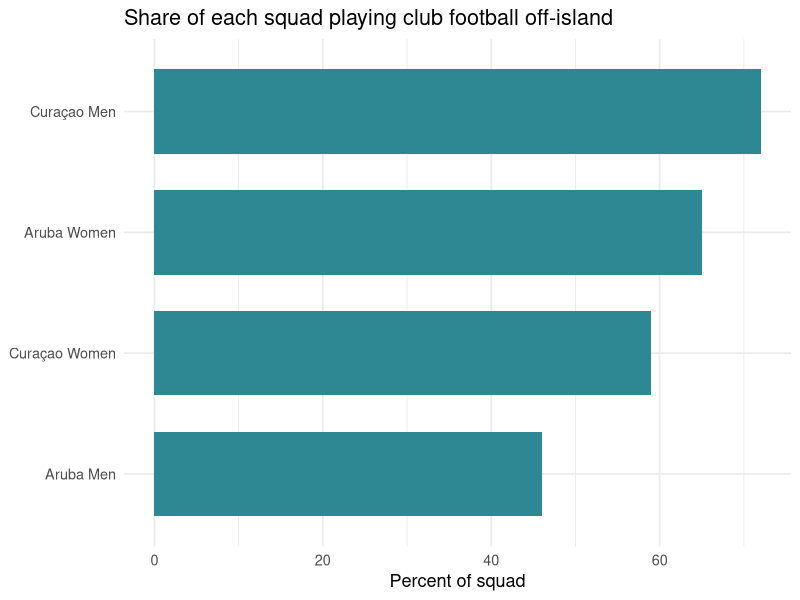

Write R code to recreate this figure.
## ---- chunk 1
library(tidyverse)
squad <- read_csv("data/blue_wave_squad.csv")
## ---- chunk 2
squad <- read_csv("data/blue_wave_squad.csv") |>
  mutate(
    island = if_else(str_starts(team_code, "CUW"), "Curaçao", "Aruba"),
    gender = if_else(str_ends(team_code, "M"), "Men", "Women"),
    based_abroad = !(club_country %in% c("CUW", "ABW", "X"))
  )

squad_summary <- squad |>
  group_by(island, gender) |>
  summarise(
    players    = n(),
    abroad     = sum(based_abroad),
    pct_abroad = round(100 * mean(based_abroad)),
    in_nld     = sum(club_country == "NLD"),
    .groups = "drop"
  ) |>
  arrange(desc(pct_abroad))

knitr::kable(squad_summary, col.names = c(
  "Island", "Squad", "Players", "Abroad", "% abroad", "In Netherlands"
))
## ---- chunk 3
ggplot(squad_summary, aes(x = reorder(paste(island, gender), pct_abroad),
                          y = pct_abroad)) +
  geom_col(fill = "#2e8894", width = 0.7) +
  coord_flip() +
  labs(
    title = "Share of each squad playing club football off-island",
    x = NULL,
    y = "Percent of squad"
  ) +
  theme_minimal(base_size = 13)
## ---- chunk 4
most  <- squad_summary |> slice_max(pct_abroad, n = 1)
least <- squad_summary |> slice_min(pct_abroad, n = 1)
## ---- chunk 5
squad_new <- read_csv("data/blue_wave_squad_2026-09.csv") |>
  mutate(
    island    = if_else(str_starts(team_code, "CUW"), "Curaçao", "Aruba"),
    home_code = if_else(island == "Curaçao", "CUW", "ABW"),
    region = case_when(
      club_country == "X"       ~ "Unknown",
      club_country == home_code ~ "Home island",
      club_country == "NLD"     ~ "Netherlands",
      club_country == "USA"     ~ "North America",
      club_country %in% c("GBR", "GRC", "TUR", "DEU", "BEL", "CHE", "XKX") ~ "Rest of Europe",
      .default                  = "Rest of world"
    )
  )

squad_new |>
  filter(region == "Rest of world") |>
  select(team_code, player_name, club, club_country)
